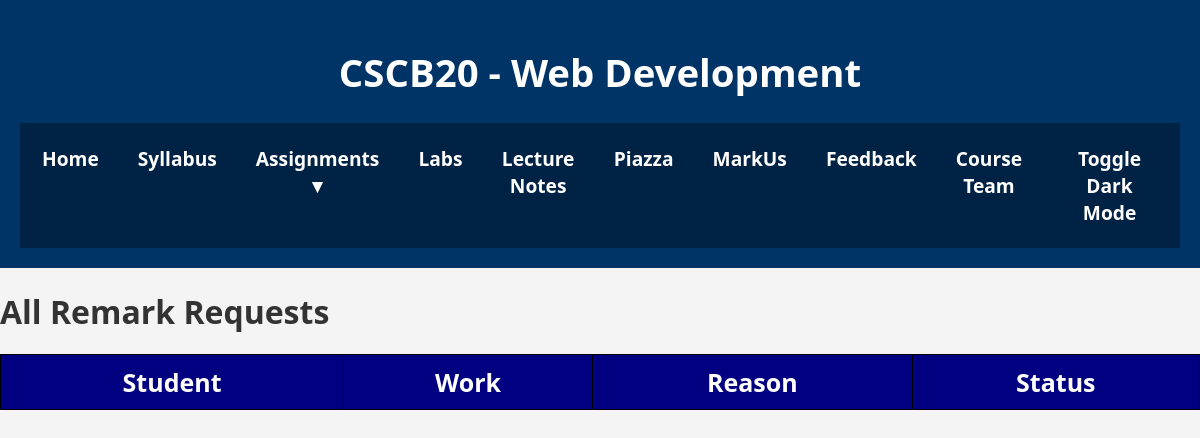
Before: /Regrade (signed in) with the older database file.
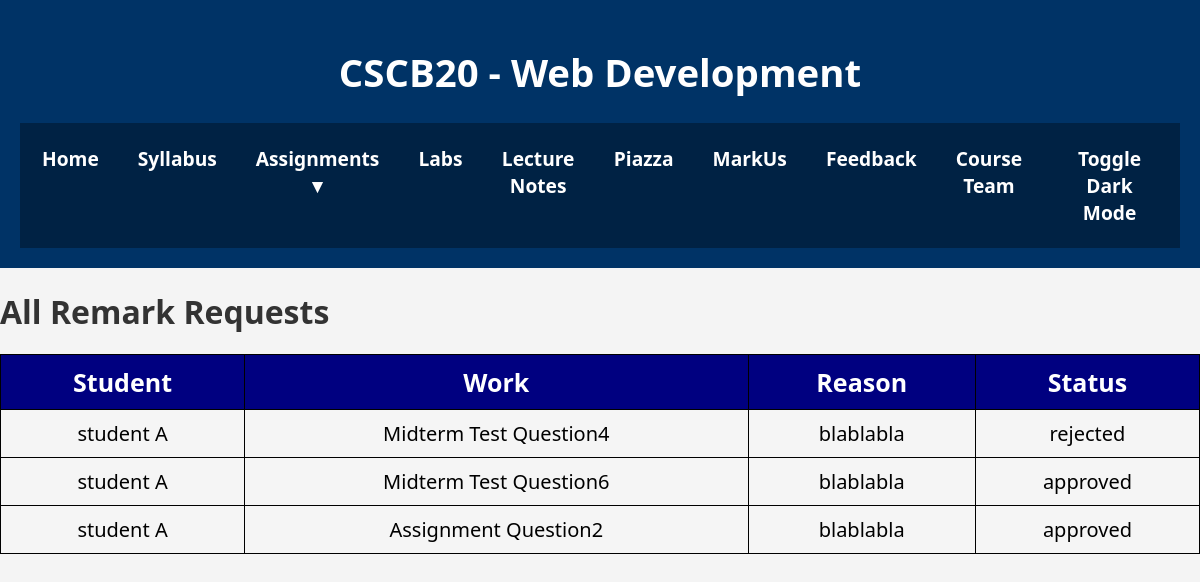
After: the same page with the newer database file.
### app.py (models this page shows)
class Regrade(db.Model):
    __tablename__ = 'Remark'
    id = db.Column(db.Integer, primary_key=True)
    userID = db.Column(db.Integer, db.ForeignKey('User.id'), nullable=False)
    work = db.Column(db.String(50), db.ForeignKey('Grade.work'), nullable = False) #  assignment name
    question = db.Column(db.Integer)
    reason = db.Column(db.String(1000), nullable = False)
    status = db.Column(db.String(50), nullable=False)

class User(db.Model):
    __tablename__='User'
    id = db.Column(db.Integer, primary_key=True)
    first_name = db.Column(db.String(50), nullable=False)
    last_name  = db.Column(db.String(50), nullable=False)
    username   = db.Column(db.String(50), unique=True, nullable=False)
    email      = db.Column(db.String(100), unique=True, nullable=False)
    password   = db.Column(db.String(200), nullable=False)
    user_type  = db.Column(db.String(20), nullable=False)  # 'Student' or 'Instructor'
    grades=db.relationship('Grade', backref='user', lazy=True)
    regrade=db.relationship('Regrade', backref='user', lazy=True)

### app.py (the view)
@app.route('/Regrade')
def regrade():
    regrades_list=query_regrades()
    user_type = session.get('user_type')
    if user_type=='Instructor':
        return render_template('InstructorRegrade.html', regrades_list=regrades_list)
    else:
        return render_template('StudentRegrade.html', regrades_list=regrades_list)

### app.py (called while the page is built)
def query_regrades():
    query_regrades=Regrade.query.all()
    return query_regrades

### Template/InstructorRegrade.html (shortened to what this page needs)
<!DOCTYPE html>
<html lang="en">
<head>
  <link rel="stylesheet" href="{{ url_for('static', filename='css/index.css') }}">
</head>
<body>
  <div class="wrapper">
    <header>
      <h1>CSCB20 - Web Development</h1>
      <nav>
        <ul>
          <li><a href="{{ url_for('home') }}">Home</a></li>
          <li><a href="Dummy.pdf" target="_blank">Syllabus</a></li>
          <li class="dropdown">
            <a href="#">Assignments ▼</a>
          </li>
          <li><a href="{{ url_for('lab') }}">Labs</a></li>
          <li><a href="{{ url_for('lecture_note') }}">Lecture Notes</a></li>
          <li><a href="https://piazza.com/" target="_blank">Piazza</a></li>
          <li><a href="https://markus2.utsc.utoronto.ca/" target="_blank">MarkUs</a></li>
          <li><a href="{{ url_for('feedback') }}">Feedback</a></li>
          <li><a href="{{ url_for('course_team') }}">Course Team</a></li>
          <li><label for="dark-mode-toggle" class="toggle-btn">Toggle Dark Mode</label></li>
        </ul>
      </nav>
    </header>
    <div class="content-wrapper">
      <h1>  All Remark Requests</h1>
      <table>
        <tr>
            <th>Student</th>
            <th>Work</th>
            <th>Reason</th>
            <th>Status</th>
        </tr>
        {% for regrade in regrades_list %}
        <tr>
            <td>{{ regrade.user.first_name }} {{ regrade.user.last_name }}</td>
            <td>{{ regrade.work }} Question{{ regrade.question }}</td>
            <td>{{ regrade.reason }}</td>
            <td>
              {% if regrade.status == 'pending' %}
              <form action="{{ url_for('update_regrade_status') }}" method="POST" style="display:inline;">
                <input type="hidden" name="regrade_id" value="{{ regrade.id }}">
                <input type="hidden" name="new_status" value="approved">
                <button type="submit">Approve</button>
              </form>
              <form action="{{ url_for('update_regrade_status') }}" method="POST" style="display:inline;">
                <input type="hidden" name="regrade_id" value="{{ regrade.id }}">
                <input type="hidden" name="new_status" value="rejected">
                <button type="submit">Reject</button>
              </form>
        {% else %}
            {{ regrade.status }}
        {% endif %}
            </td>
        </tr>
        {% endfor %}
    </table>
    </div>

Changed rows visible on the page:
added Regrade: user.first_name "student", user.last_name "A", work "Midterm Test", question "4", reason "blablabla", status "rejected"
added Regrade: user.first_name "student", user.last_name "A", work "Midterm Test", question "6", reason "blablabla", status "approved"
added Regrade: user.first_name "student", user.last_name "A", work "Assignment", question "2", reason "blablabla", status "approved"
